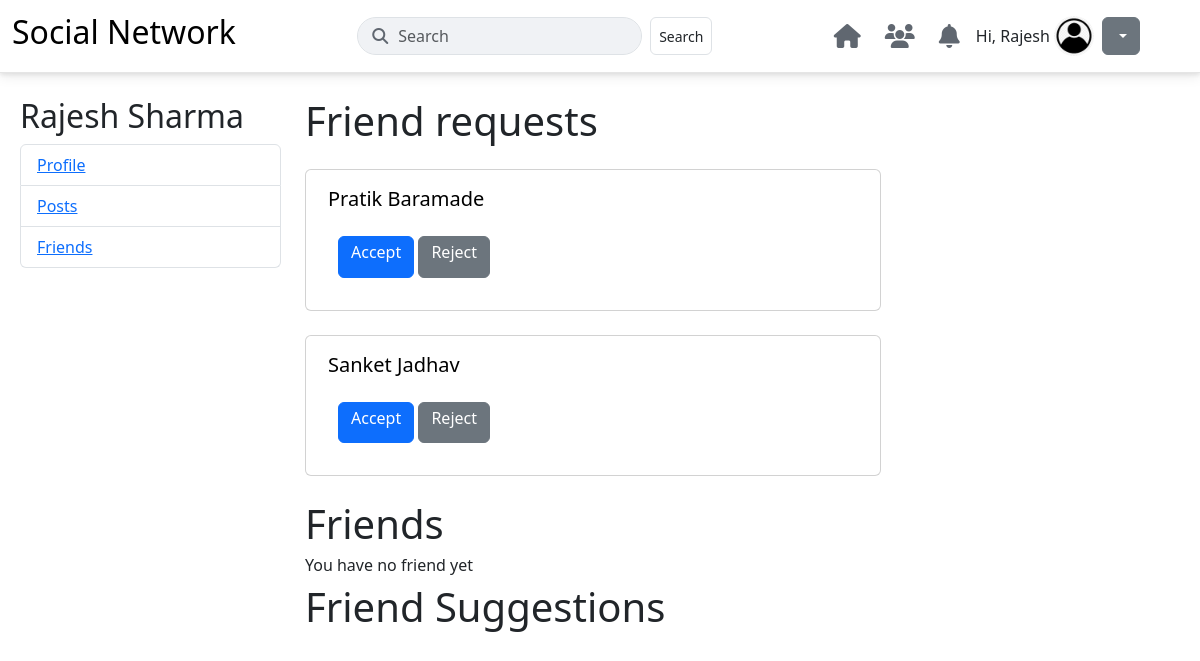
/friends/ (signed in), run on an earlier commit of the app's database.
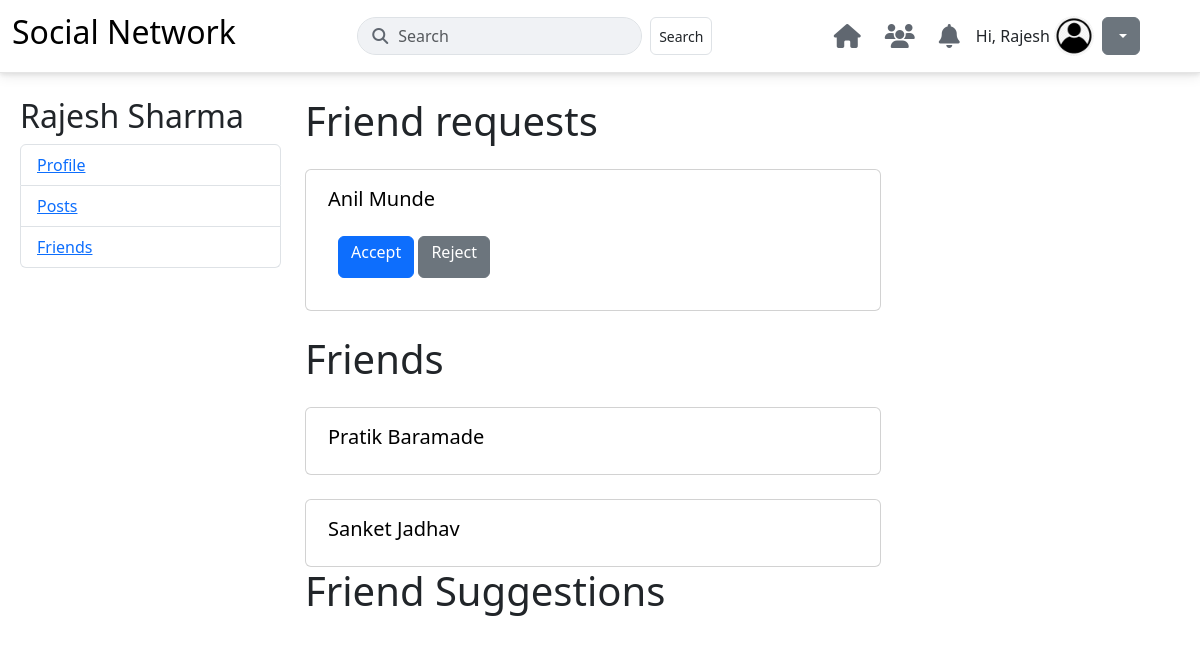
And on a later commit of the database.
### user_profile/models.py (models this page shows, shortened)
class FriendRequest(models.Model):
    user = models.ForeignKey(AppUser, on_delete=models.CASCADE, related_name='sent_friend_requests')
    other_user = models.ForeignKey(AppUser, on_delete=models.CASCADE, related_name='received_friend_requests')
    class Meta:
        unique_together = ('user', 'other_user')

class AppUser(AbstractUser):
    GENDER_CHOICES = [
        ('M', 'Male'),
        ('F', 'Female'),
        ('O', 'Other'),
    ]
    username = models.CharField(max_length=150, unique=True, blank=True, null=True)
    USERNAME_FIELD = 'email'
    REQUIRED_FIELDS = ['first_name', 'last_name', 'phone']
    gender = models.CharField(
        max_length=1,
        choices=GENDER_CHOICES,
        blank=True,
        null=True
    )
    birthday = models.DateField(null=True, blank=True)
    phone = models.CharField(max_length=15, unique=True)
    email = models.EmailField(unique=True, blank=False, null=False)
    groups = models.ManyToManyField(
        'auth.Group',
        related_name='appuser_set',
        blank=True,
        help_text='The groups this user belongs to. A user will get all permissions granted to each of their groups.',
        verbose_name='groups',
    )
    user_permissions = models.ManyToManyField(
        'auth.Permission',
        related_name='appuser_permissions_set',
        blank=True,
        help_text='Specific permissions for this user.',
        verbose_name='user permissions',
    )

class Friends(models.Model):
    user = models.ForeignKey(AppUser, on_delete=models.CASCADE, related_name='is_friends_with')
    friend = models.ForeignKey(AppUser, on_delete=models.CASCADE, related_name='is_friend_of')
    class Meta:
        unique_together = ('user', 'friend')

### user_profile/views.py (the view)
# urls.py: path('friends/', views.FriendsList.as_view(), name='profile'),
class FriendsList(View):
    def get(self, request):
        user_id = request.session.get('user')
        if not user_id:
            return redirect('login')
        user = AppUser.objects.get(id=user_id)
        received_reqs = FriendRequest.objects.filter(other_user=user)
        received_req_ids = FriendRequest.objects.filter(other_user=user).values_list('user__id', flat=True)
        requests_sent_to = FriendRequest.objects.filter(user=user).values_list('other_user', flat=True)
        friends = Friends.objects.filter(user=user)
        friends_id = Friends.objects.filter(user=user).values_list('friend', flat=True)
        random_users = AppUser.objects.exclude(id=user_id).order_by('?')[:10]
        return render(request, 'friends.html', {'friends': friends, 'received_reqs': received_reqs, 'friend_suggs': random_users, 'requests_sent_to': requests_sent_to, 'received_req_ids':received_req_ids , 'friends_id': friends_id })

### user_profile/templates/friends.html (shortened to what this page needs)
{% extends 'base.html' %} {% block content %}
<div class="container ms-2">
  <div class="row">
    {% if user %}
    <div class="col-3 mt-4">
      <h2>{{ user.first_name}}{{user.last_name}}</h2>
      <ul class="list-group">
        <li class="list-group-item"><a href="/profile/">Profile</a></li>
        <li class="list-group-item"><a href="/profile/">Posts</a></li>
        <li class="list-group-item"><a href="/friends/">Friends</a></li>
      </ul>
    </div>
    {% endif %}
    <div class="col-6 mt-4">
      <div class="frnd-req">
        <h1>Friend requests</h1>
        {% if not received_reqs %}
        <h6>You have no friend requests yet.</h6>
        {% else %} {% for received_req in received_reqs %}
        <div class="card mt-4 friend-req-card" style="width: 36rem">
          <div class="card-body">
            <h5 class="card-title">
              <form action="/otheruserprofile/" method="post">
                <button
                  type="submit"
                  style="border: none; background-color: transparent"
                >
                  {{ received_req.user.first_name }}
                  {{ received_req.user.last_name }}
                </button>
              </form>
            </h5>
            <div class="card-body">
              <button
                class="btn btn-primary accept-btn friend-req-action-btn"
                data-received-req-id="{{ received_req.id }}"
                data-action="accept">
                <h6>Accept</h6>
              </button>
              <button
                class="btn btn-secondary reject-btn friend-req-action-btn"
                data-received-req-id="{{ received_req.id }}"
                data-action="reject">
                <h6>Reject</h6>
              </button>
            </div>
          </div>
        </div>
        {% endfor %} {% endif %}
      </div>
      <div class="col-6 mt-4">
        <h1>Friends</h1>
        {% if not friends %}
        <h6>You have no friend yet</h6>
        {% else %} {% for friend in friends %}
        <div class="card mt-4" style="width: 36rem">
          <div class="card-body">
            <h5 class="card-title">
              <form action="/otheruserprofile/" method="post">
                <button
                  type="submit"
                  style="border: none; background-color: transparent"
                >
                  {{ friend.friend.first_name }} {{ friend.friend.last_name }}
                </button>
              </form>
            </h5>
          </div>
        </div>
        {% endfor %} {% endif %}
      </div>
      <div class="frnd-sugg">
        <h1>Friend Suggestions</h1>
      </div>
      {% endblock %}

What changed in the data, as far as the page shows it:
removed FriendRequest: user.first_name "Pratik", user.last_name "Baramade"
removed FriendRequest: user.first_name "Sanket", user.last_name "Jadhav"
added FriendRequest: user.first_name "Anil", user.last_name "Munde"
added Friends: friend.first_name "Pratik", friend.last_name "Baramade"
added Friends: friend.first_name "Sanket", friend.last_name "Jadhav"
Also different on the page:
text no longer shown: "You have no friend yet"
